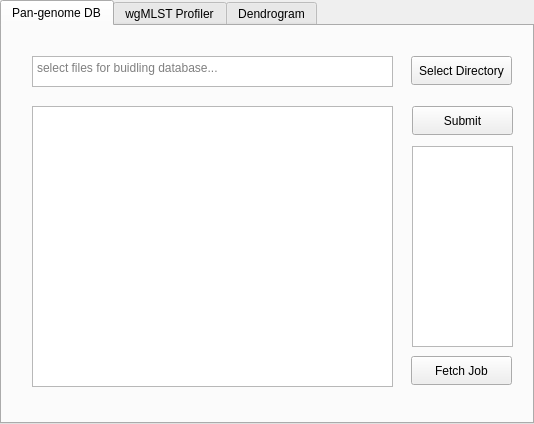
<?xml version="1.0" encoding="UTF-8"?>
<ui version="4.0">
 <class>mainTab</class>
 <widget class="QTabWidget" name="mainTab">
  <property name="geometry">
   <rect>
    <x>0</x>
    <y>0</y>
    <width>534</width>
    <height>424</height>
   </rect>
  </property>
  <property name="windowTitle">
   <string>wgMLST GUI</string>
  </property>
  <property name="currentIndex">
   <number>0</number>
  </property>
  <widget class="QWidget" name="panGenomeTab">
   <attribute name="title">
    <string>Pan-genome DB</string>
   </attribute>
   <widget class="QTextEdit" name="fileSelectText">
    <property name="geometry">
     <rect>
      <x>30</x>
      <y>30</y>
      <width>361</width>
      <height>31</height>
     </rect>
    </property>
    <property name="placeholderText">
     <string>select files for buidling database...</string>
    </property>
   </widget>
   <widget class="QPushButton" name="fileSelector">
    <property name="geometry">
     <rect>
      <x>409</x>
      <y>30</y>
      <width>101</width>
      <height>29</height>
     </rect>
    </property>
    <property name="text">
     <string>Select Directory</string>
    </property>
   </widget>
   <widget class="QTextBrowser" name="logbox_1">
    <property name="geometry">
     <rect>
      <x>30</x>
      <y>80</y>
      <width>361</width>
      <height>281</height>
     </rect>
    </property>
   </widget>
   <widget class="QPushButton" name="fileSubmitter">
    <property name="geometry">
     <rect>
      <x>410</x>
      <y>80</y>
      <width>101</width>
      <height>29</height>
     </rect>
    </property>
    <property name="text">
     <string>Submit</string>
    </property>
   </widget>
   <widget class="QPushButton" name="jobFetcher">
    <property name="geometry">
     <rect>
      <x>409</x>
      <y>330</y>
      <width>101</width>
      <height>29</height>
     </rect>
    </property>
    <property name="text">
     <string>Fetch Job</string>
    </property>
   </widget>
   <widget class="QListView" name="joblist_1">
    <property name="geometry">
     <rect>
      <x>410</x>
      <y>120</y>
      <width>101</width>
      <height>201</height>
     </rect>
    </property>
   </widget>
  </widget>
  <widget class="QWidget" name="profilerTab">
   <attribute name="title">
    <string>wgMLST Profiler</string>
   </attribute>
   <widget class="QTextEdit" name="profileSelectText">
    <property name="geometry">
     <rect>
      <x>30</x>
      <y>30</y>
      <width>361</width>
      <height>31</height>
     </rect>
    </property>
    <property name="placeholderText">
     <string>select profile...</string>
    </property>
   </widget>
   <widget class="QPushButton" name="profileSelector">
    <property name="geometry">
     <rect>
      <x>409</x>
      <y>30</y>
      <width>101</width>
      <height>29</height>
     </rect>
    </property>
    <property name="text">
     <string>Select Profile</string>
    </property>
   </widget>
   <widget class="QListView" name="joblist_2">
    <property name="geometry">
     <rect>
      <x>220</x>
      <y>80</y>
      <width>171</width>
      <height>281</height>
     </rect>
    </property>
   </widget>
   <widget class="QTextBrowser" name="logbox_2">
    <property name="geometry">
     <rect>
      <x>30</x>
      <y>80</y>
      <width>171</width>
      <height>281</height>
     </rect>
    </property>
   </widget>
   <widget class="QPushButton" name="runButton">
    <property name="geometry">
     <rect>
      <x>410</x>
      <y>330</y>
      <width>101</width>
      <height>29</height>
     </rect>
    </property>
    <property name="text">
     <string>Run</string>
    </property>
   </widget>
   <widget class="QPushButton" name="profileSearcher">
    <property name="geometry">
     <rect>
      <x>410</x>
      <y>80</y>
      <width>101</width>
      <height>29</height>
     </rect>
    </property>
    <property name="text">
     <string>Search Profiles</string>
    </property>
   </widget>
  </widget>
  <widget class="QWidget" name="dendrogramTab">
   <attribute name="title">
    <string>Dendrogram</string>
   </attribute>
   <widget class="QPushButton" name="plottingSelector">
    <property name="geometry">
     <rect>
      <x>410</x>
      <y>30</y>
      <width>101</width>
      <height>29</height>
     </rect>
    </property>
    <property name="text">
     <string>Select Profile</string>
    </property>
   </widget>
   <widget class="QTextEdit" name="plottingSelectText">
    <property name="geometry">
     <rect>
      <x>30</x>
      <y>30</y>
      <width>361</width>
      <height>31</height>
     </rect>
    </property>
    <property name="placeholderText">
     <string>select profile for plotting...</string>
    </property>
   </widget>
  </widget>
 </widget>
 <tabstops>
  <tabstop>fileSelectText</tabstop>
  <tabstop>fileSelector</tabstop>
  <tabstop>logbox_1</tabstop>
  <tabstop>fileSubmitter</tabstop>
  <tabstop>joblist_1</tabstop>
  <tabstop>jobFetcher</tabstop>
  <tabstop>profileSelectText</tabstop>
  <tabstop>profileSelector</tabstop>
  <tabstop>logbox_2</tabstop>
  <tabstop>joblist_2</tabstop>
  <tabstop>runButton</tabstop>
  <tabstop>plottingSelectText</tabstop>
  <tabstop>plottingSelector</tabstop>
 </tabstops>
 <resources/>
 <connections/>
</ui>
